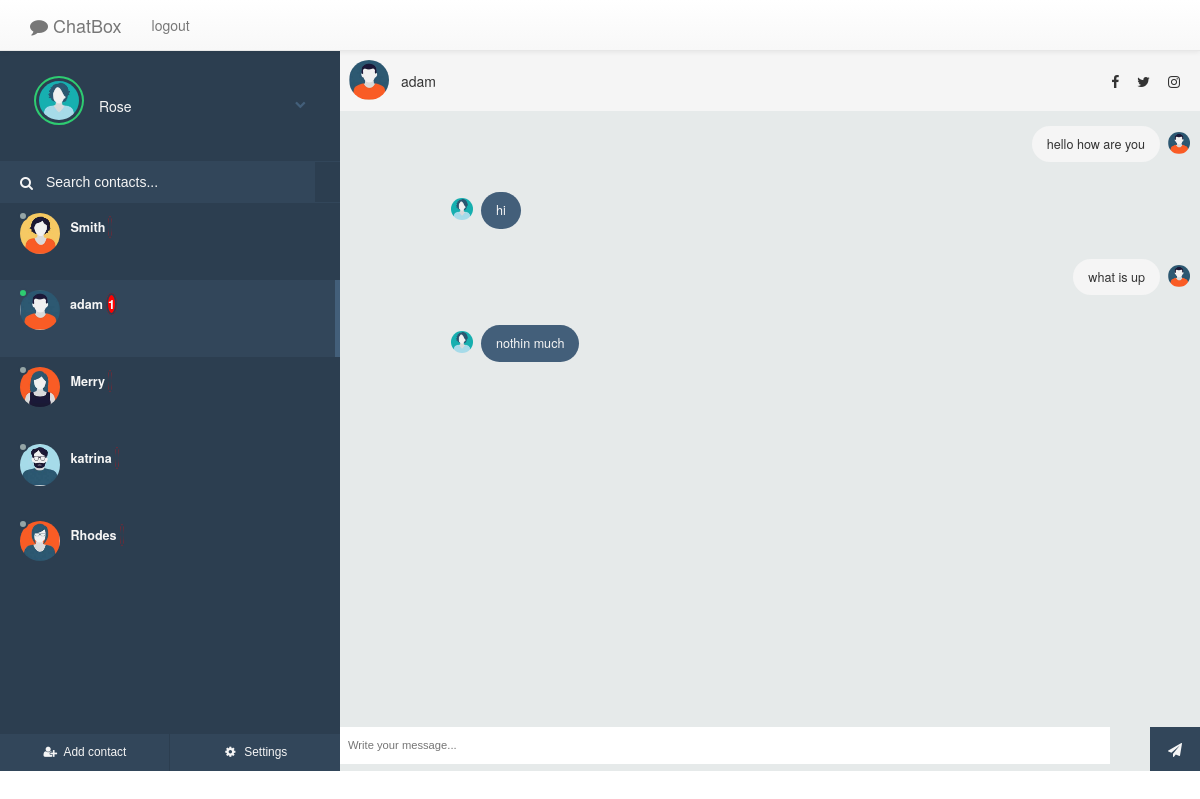
/ (signed in), run on the app's committed database.
### tables this page shows
CREATE TABLE `chat_users` (
  `userid` int(11) NOT NULL,
  `username` varchar(255) NOT NULL,
  `password` varchar(255) NOT NULL,
  `avatar` varchar(255) NOT NULL,
  `current_session` int(11) NOT NULL,
  `online` int(11) NOT NULL
);

CREATE TABLE `chat` (
  `chatid` int(11) NOT NULL,
  `sender_userid` int(11) NOT NULL,
  `reciever_userid` int(11) NOT NULL,
  `message` text NOT NULL,
  `timestamp` timestamp NOT NULL DEFAULT CURRENT_TIMESTAMP,
  `status` int(1) NOT NULL
);

### index.php (called while the page is built)
<?php require_once 'core/init.php'; ?>
<?php require_once 'header.php'; ?>
<?php require_once 'nav.php';?>
<?php require_once 'container.php';?>
<?php require_once 'footer.php';?>

### core/helpers.php (called while the page is built, shortened)
<?php
function is_logged_in(){
	if(isset($_SESSION['userid']) && $_SESSION['userid']) {
		return true;
	}
	return false;
}

### core/init.php (called while the page is built, shortened)
<?php
require_once 'db.php';
require_once 'chat.php';
require_once 'helpers.php';
$db = new database();
$chat = new chat($db);

### core/db.php (called while the page is built, shortened)
<?php
class database {
	private $dbConnect = false;
	public function __construct(){
        if(!$this->dbConnect){
            $conn = new mysqli(DB_HOST,DB_USER, DB_PWD, DB_NAME);
            if($conn->connect_error){
                die("Error failed to connect to MySQL: " . $conn->connect_error);
            }else{
                $this->dbConnect = $conn;
            }
        }
    }
    public function connection(){
    	return $this->dbConnect;
    }
}

### container.php (the view, shortened to what this page needs)
<?php require_once 'core/init.php'; ?>
<?php if(is_logged_in()) { ?>
<div id="frame">
	<div id="sidepanel">
		<div id="profile">
			<?php $loggedUser = $chat->getUserDetails($_SESSION['userid']); ?>
			<div class="wrap">
				<?php $currentSession = ''; ?>
				<?php foreach ($loggedUser as $user): ?>
					<?php $currentSession = $user['current_session'];?>
					<img id="profile-img" src="userpics/<?= $user['avatar'] ?>" class="online" alt="" />
					<p><?= $user['username'] ?></p>
					<i class="fa fa-chevron-down expand-button" aria-hidden="true"></i>
					<div id="expanded">
					</div>
				<?php endforeach; ?>
			</div>
		</div>
		<div id="search">
			<label for=""><i class="fa fa-search" aria-hidden="true"></i></label>
			<input type="text" placeholder="Search contacts..." />
		</div>
		<div id="contacts">
			<ul>
				<?php $chatUsers = $chat->chatUsers($_SESSION['userid']); ?>
				<?php foreach ($chatUsers as $user) : ?>
					<?php $status = 'offline'; ?>
					<?php if($user['online']): ?>
						<?php $status = 'online'; ?>
					<?php endif; ?>
					<?php $activeUser = '';?>
					<?php if($user['userid'] == $currentSession): ?>
						<?php $activeUser = "active";?>
					<?php endif; ?>
				<li id="<?= $user['userid'] ?>" class="contact <?= $activeUser ?>" data-touserid="<?= $user['userid'] ?>" data-tousername="<?= $user['username'] ?>">
					<div class="wrap">
						<span id="status_<?= $user['userid'] ?>" class="contact-status <?= $status ?>"></span>
						<img src="userpics/<?= $user['avatar'] ?>" alt="" />
						<div class="meta">
							<p class="name"><?= $user['username'] ?><span id="unread_<?= $user['userid']?>" class="unread"><?= $chat->getUnreadMessageCount($user['userid'], $_SESSION['userid']) ?> </span></p>
							<p class="preview"><span id="isTyping_<?= $user['userid'] ?>" class="isTyping"></span></p>
						</div>
					</div>
				</li>
				<?php endforeach; ?>
			</ul>
		</div>
		<div id="bottom-bar">
			<button id="addcontact"><i class="fa fa-user-plus fa-fw" aria-hidden="true"></i> <span>Add contact</span></button>
			<button id="settings"><i class="fa fa-cog fa-fw" aria-hidden="true"></i> <span>Settings</span></button>
		</div>
	</div>
	<div class="content" id="content">
		<div class="contact-profile" id="userSection">
			<?php $userDetails = $chat->getUserDetails($currentSession); ?>
			<?php foreach ($userDetails as $user): ?>
				<img src="userpics/<?= $user['avatar'] ?>" alt="" />
				<p><?= $user['username'] ?></p>
				<div class="social-media">
				<i class="fa fa-facebook" aria-hidden="true"></i>
				<i class="fa fa-twitter" aria-hidden="true"></i>
				<i class="fa fa-instagram" aria-hidden="true"></i>
				</div>
			<?php endforeach; ?>
		</div>
		<div class="messages" id="conversation">
			<?= $chat->getUserChat($_SESSION['userid'], $currentSession); ?>
		</div>
		<div class="message-input" id="replySection">
			<div class="message-input" id="replyContainer">
				<div class="wrap">
					<input type="text" class="chatMessage" id="chatMessage<?= $currentSession; ?>" placeholder="Write your message..." />
					<button class="submit chatButton" id="chatButton<?= $currentSession; ?>"><i class="fa fa-paper-plane" aria-hidden="true"></i></button>
				</div>
			</div>
		</div>
	</div>
</div>
	<?php } ?>

### header.php (shortened to what this page needs)
<!DOCTYPE html>
<html>
<head>
	<link rel='stylesheet prefetch' href='https://cdnjs.cloudflare.com/ajax/libs/font-awesome/4.6.2/css/font-awesome.min.css'>
	<link rel="stylesheet" href="https://maxcdn.bootstrapcdn.com/bootstrap/3.3.5/css/bootstrap.min.css">
	<link rel="stylesheet" href="https://maxcdn.bootstrapcdn.com/bootstrap/3.3.5/css/bootstrap-theme.min.css">
	<link href="css/style.css" rel="stylesheet" id="bootstrap-css">
</head>
<body>

### nav.php (shortened to what this page needs)
<?php require_once 'core/init.php'; ?>
<div role="navigation" class="navbar navbar-default navbar-static-top" style="margin: 0;">
  <div class="container">
    <div class="navbar-header">
      <a href="login.php" class="navbar-brand"><i class="fa fa-comment"></i> ChatBox </a>
    </div>
    <div class="navbar-collapse collapse">
      <ul class="nav navbar-nav">
      <?php  if( is_logged_in() ): ?>
        <li class=""><a href="logout.php">logout</a></li>
      <?php else: ?>
        <li class=""><a href="login.php">login</a></li>
      <?php endif; ?>
      </ul>
    </div>
  </div>
</div>

### core/chat.php (shortened to what this page needs)
<?php
class chat{
    private $chatTable = 'chat';
	private $chatUsersTable = 'chat_users';
	private $dbConnect = false;
    public function __construct($db){
    	$this->dbConnect = $db->connection();
    }
	private function getData($sqlQuery) {
		$result = mysqli_query($this->dbConnect, $sqlQuery);
		$data= array();
		while ($row = mysqli_fetch_array($result, MYSQLI_ASSOC)) {
			$data[]=$row;
		}
		return $data;
	}
	private function getNumRows($sqlQuery) {
		$result = mysqli_query($this->dbConnect, $sqlQuery);
		$numRows = mysqli_num_rows($result);
		return $numRows;
	}
	public function chatUsers($userid){
		$sqlQuery = "
			SELECT * FROM ".$this->chatUsersTable."
			WHERE userid != '$userid'";
		return  $this->getData($sqlQuery);
	}
	public function getUserDetails($userid){
		$sqlQuery = "
			SELECT * FROM ".$this->chatUsersTable."
			WHERE userid = '$userid'";
		return  $this->getData($sqlQuery);
	}
	public function getUserAvatar($userid){
		$sqlQuery = "
			SELECT avatar
			FROM ".$this->chatUsersTable."
			WHERE userid = '$userid'";
		$userResult = $this->getData($sqlQuery);
		$userAvatar = '';
		foreach ($userResult as $user) {
			$userAvatar = $user['avatar'];
		}
		return $userAvatar;
	}
	public function getUserChat($from_user_id, $to_user_id) {
		$fromUserAvatar = $this->getUserAvatar($from_user_id);
		$toUserAvatar = $this->getUserAvatar($to_user_id);
		$sqlQuery = "
			SELECT * FROM ".$this->chatTable."
			WHERE (sender_userid = '".$from_user_id."'
			AND reciever_userid = '".$to_user_id."')
			OR (sender_userid = '".$to_user_id."'
			AND reciever_userid = '".$from_user_id."')
			ORDER BY timestamp ASC";
		$userChat = $this->getData($sqlQuery);
		$conversation = '<ul>';
		foreach($userChat as $chat){
			if($chat["sender_userid"] == $from_user_id) {
				$conversation .= '<li class="sent">';
				$conversation .= '<img width="22px" height="22px" src="userpics/'.$fromUserAvatar.'" alt="" />';
			} else {
				$conversation .= '<li class="replies">';
				$conversation .= '<img width="22px" height="22px" src="userpics/'.$toUserAvatar.'" alt="" />';
			}
			$conversation .= '<p>'.$chat["message"].'</p>';
			$conversation .= '</li>';
		}
		$conversation .= '</ul>';
		return $conversation;
	}
	public function getUnreadMessageCount($senderUserid, $recieverUserid) {
		$sqlQuery = "
			SELECT * FROM ".$this->chatTable."
			WHERE sender_userid = '$senderUserid' AND reciever_userid = '$recieverUserid' AND status = '1'";
		$numRows = $this->getNumRows($sqlQuery);
		$output = '';
		if($numRows > 0){
			$output = $numRows;
		}
		return $output;
	}
}
?>

### footer.php
	</body>
</html>

### data on the page
chat_users: avatar (picture), username "Rose"
chat_users: avatar (picture), username "Smith"
chat_users: online 1 (drawn), avatar (picture), username "adam", UnreadMessageCount "1"
chat_users: avatar (picture), username "Merry"
chat_users: avatar (picture), username "katrina"
chat_users: avatar (picture), username "Rhodes"
chat: message "hello how are you"
chat: chat_users.avatar (picture), message "hi"
chat: message "what is up"
chat: chat_users.avatar (picture), message "nothin much"
